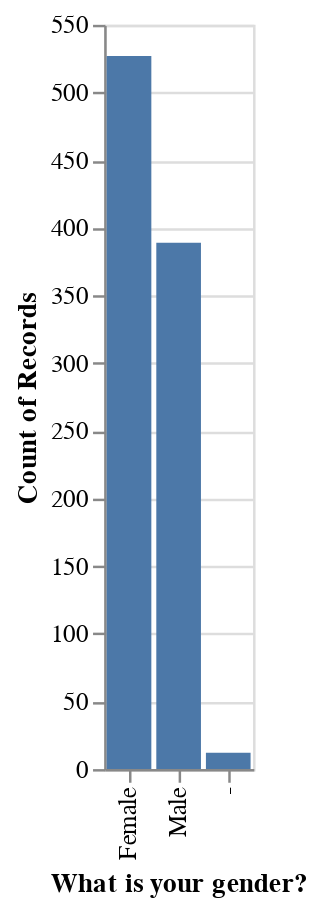

Notebook code cell kept with this figure:
### Code cell
alt.Chart(source).mark_bar().encode(
    x=alt.X('What is your gender?',
            sort='-y'), # sort),
    y=alt.Y('count(What is your gender?)')
)

### Figure 1 — Vega-Lite specification as saved in the notebook (floating-point values rounded to 4 significant figures; data arrays with more than 128 entries replaced by an {"elided": "..."} marker saying what was removed)
{"config": {"view": {"continuousWidth": 400, "continuousHeight": 300}}, "data": {"name": "data-d24fdd0209e8e5d6dfc6b80be8509bfc"}, "mark": "bar", "encoding": {"x": {"field": "What is your gender?", "sort": "-y", "type": "nominal"}, "y": {"aggregate": "count", "field": "What is your gender?", "type": "nominal"}}, "$schema": "https://vega.github.io/schema/vega-lite/v4.17.0.json", "datasets": {"data-d24fdd0209e8e5d6dfc6b80be8509bfc": {"elided": "928 records"}}}
